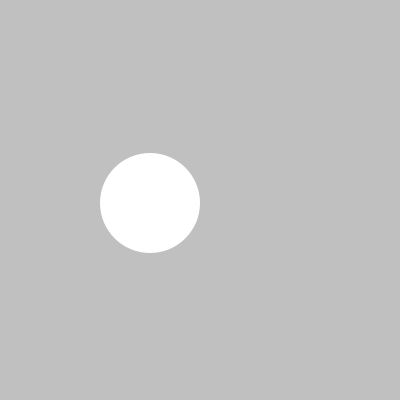
Frame 1 (no input)
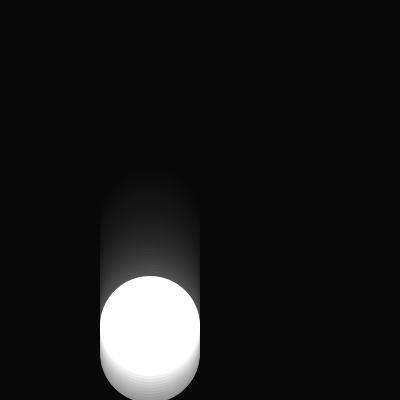
Frame 60 (the mouse pressed at the canvas centre just before this capture)
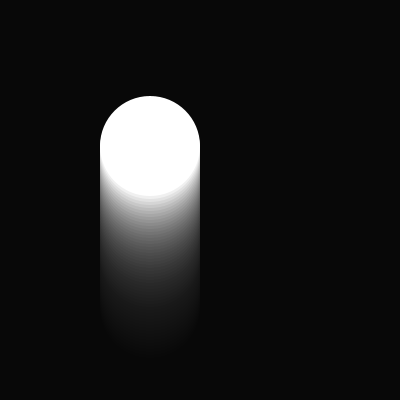
Frame 120 (the mouse held since frame 60 and released just before this capture)

The Processing sketch that drew these frames (run headless with seeded random() and noise(); from frame 60 on, the mouse is pressed at the canvas centre):

// Processing sketch: SlowlyBoucingBall
// ── SlowlyBoucingBall.pde
Spot sp;

void setup(){
  size(400,400);
  smooth();
  noStroke();
  sp = new Spot(150,200,100,3); //オブジェクトを生成
}

void draw(){
  fill(0,15);
  rect(0,0,width,height);
  fill(255);
  sp.move();
  sp.display();
}

class Spot {
  float x, y;
  float diameter;
  float speed;
  int direction = 1; //動きの向き（１　降下、　−１　上昇)

  //コンストラクター
  Spot(float xpos,float ypos, float dia ,float sp) {
    x = xpos;
    y = ypos;
    diameter = dia;
    speed = sp;
  }

  void move(){
    y += (speed * direction);
    if ( (y > (height - diameter / 2) ) || ( y < diameter /2 ) ) {
      direction *= -1;

  }
  }


  void display(){
    ellipse(x,y,diameter,diameter);
  }
}
